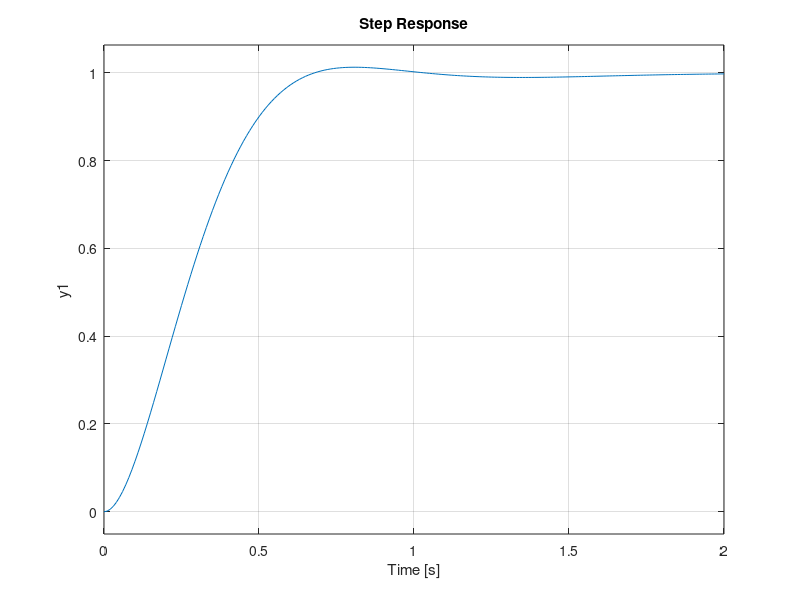

MATLAB code for this plot:
clc
clear all
s = tf('s');
P = 1/(s^2+10*s+20);
Kp = 30;
Ki = 70; 
C = pid(Kp,Ki) 
T = feedback(C*P,1) 
 
t = 0:0.01:2;
step(T,t)
